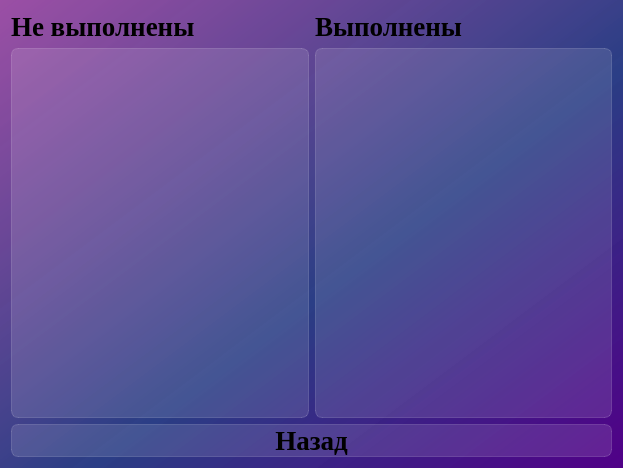
<?xml version="1.0" encoding="UTF-8"?>
<ui version="4.0">
 <class>Dialog_list_achievements</class>
 <widget class="QDialog" name="Dialog_list_achievements">
  <property name="geometry">
   <rect>
    <x>0</x>
    <y>0</y>
    <width>623</width>
    <height>468</height>
   </rect>
  </property>
  <property name="windowTitle">
   <string>Достижения</string>
  </property>
  <property name="styleSheet">
   <string notr="true">background-color: qlineargradient(spread:pad, x1:1, y1:1, x2:0, y2:0, stop:0 rgba(81, 0, 135, 255), stop:0.427447 rgba(41, 61, 132, 235), stop:1 rgba(155, 79, 165, 255));
font-family: Liberation Serif;
</string>
  </property>
  <layout class="QVBoxLayout" name="verticalLayout">
   <item>
    <layout class="QHBoxLayout" name="horizontalLayout_labels">
     <item>
      <widget class="QLabel" name="label_not_done">
       <property name="styleSheet">
        <string notr="true">text-align: center;
font-weight: bold;
font-size: 20pt;
background-color: none;
border: none;</string>
       </property>
       <property name="text">
        <string>Не выполнены</string>
       </property>
      </widget>
     </item>
     <item>
      <widget class="QLabel" name="label_done">
       <property name="styleSheet">
        <string notr="true">text-align: center;
font-weight: bold;
font-size: 20pt;
background-color: none;
border: none;</string>
       </property>
       <property name="text">
        <string>Выполнены</string>
       </property>
      </widget>
     </item>
    </layout>
   </item>
   <item>
    <layout class="QHBoxLayout" name="horizontalLayout_lists">
     <item>
      <widget class="QListWidget" name="listWidget_not_done">
       <property name="styleSheet">
        <string notr="true">QListView {
font-weight: bold;
font-size: 20pt;
background-color: rgba(255, 255, 255, 30);
border: 1px solid rgba(255, 255, 255, 40);
border-radius: 7px;
}

QListView::item:selected {
border: none;
color: rgb(255, 255, 255);
background-color: rgba(255, 255, 255, 50);
}</string>
       </property>
      </widget>
     </item>
     <item>
      <widget class="QListWidget" name="listWidget_done">
       <property name="styleSheet">
        <string notr="true">QListView {
font-weight: bold;
font-size: 20pt;
background-color: rgba(255, 255, 255, 30);
border: 1px solid rgba(255, 255, 255, 40);
border-radius: 7px;
}

QListView::item:selected {
border: none;
color: rgb(255, 255, 255);
background-color: rgba(255, 255, 255, 50);
}</string>
       </property>
      </widget>
     </item>
    </layout>
   </item>
   <item>
    <widget class="QPushButton" name="pushButton_back">
     <property name="styleSheet">
      <string notr="true">QPushButton {
font-weight: bold;
font-size: 20pt;
text-align: center;
background-color: rgba(255, 255, 255, 30);
border: 1px solid rgba(255, 255, 255, 40);
border-radius: 7px;
}

QPushButton:hover {
background-color: rgba(255, 255, 255, 40);
}
QPushButton:pressed {
background-color: rgba(255, 255, 255, 70);
}</string>
     </property>
     <property name="text">
      <string>Назад</string>
     </property>
    </widget>
   </item>
  </layout>
 </widget>
 <resources/>
 <connections/>
</ui>
